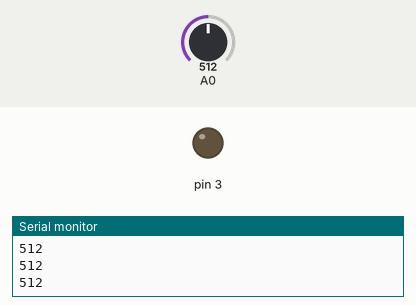
The sketch below on a simulated Arduino Uno, built with avr-gcc and run on an emulated ATmega328P. Shown: output pins drawn as LEDs (lit = HIGH), the last lines printed to the serial monitor. The inputs (shaded band) are chosen by the test bench; at power-on: A0 = 512.

Above: at 1.2 s.
1.3 s: A0 set to 260
2.8 s: A0 set to 237
At 3.1 s:
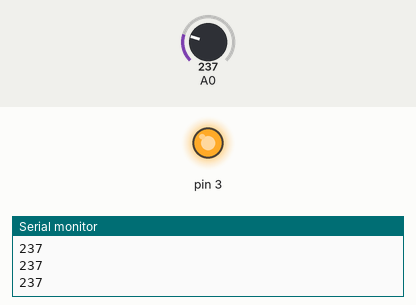
4.3 s: A0 set to 306
At 5.4 s:
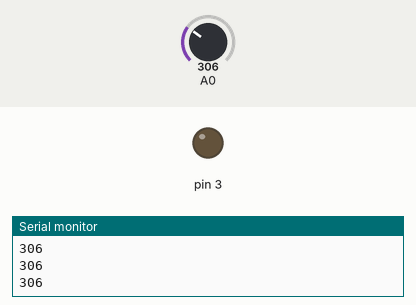
5.8 s: A0 set to 240
At 6.6 s:
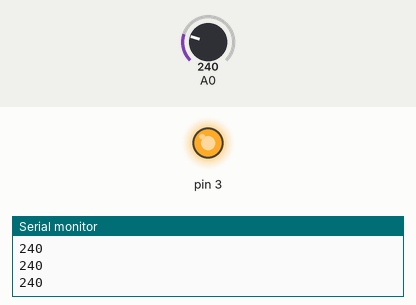
Timing chart, 0 to 8.3 s (numbered marks = the images above; inputs shaded):
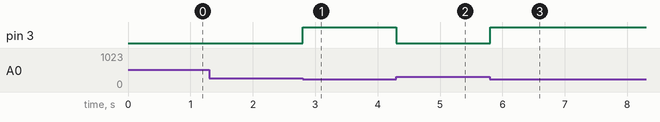

Measured:
- the behaviour switches between 250 and 249 on A0 (found by bisection; images 0 and 1)
- after the input at 2.8 s, pin 3: LOW → HIGH at once
- after the input at 4.3 s, pin 3: HIGH → LOW at once
- after the input at 5.8 s, pin 3: LOW → HIGH at once

The sketch:

ambient_lignt_led.ino
```cpp
void setup() {
  // put your setup code here, to run once:
  Serial.begin(9600);
  pinMode(A0, INPUT);
  pinMode(3, OUTPUT);
}

void loop() {
  // put your main code here, to run repeatedly:
  Serial.println(analogRead(A0));
  if(analogRead(A0)<250){
    digitalWrite(3, HIGH);
  }
  else{
    digitalWrite(3, LOW);
  }

}
```
